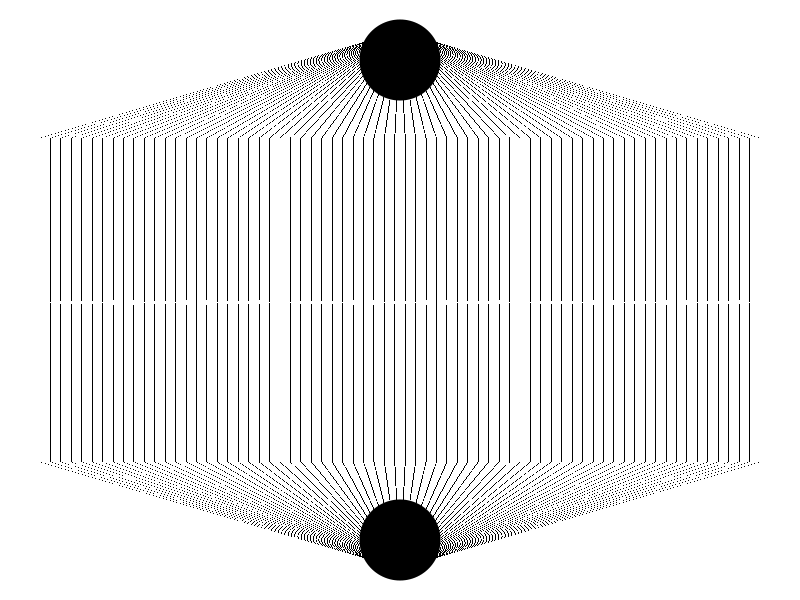

Reproduce this figure in R.
plotLith<-function(file='lith.pdf',width=1,height=1,buffer=.05,holeDiameter=.1,nLine=70,mainLwd=30,constrictWidth=2,constrictLength=30,constrictRamp=constrictLength*3){
  mi2in<-3.93701e-5
  mainLwdIn<-mainLwd*mi2in
  constrictWidthIn<-constrictWidth*mi2in
  pdf(file,width=width,height=height)
  par(mar=c(0,0,0,0))
  plot(1,1,type='n',xlab='',ylab='',ylim=c(0,height),xlim=c(0,width),bty='n',xaxt='n',yaxt='n',xaxs='i',yaxs='i')
  topHole<-c(width/2,height-buffer-holeDiameter/2)
  bottomHole<-c(width/2,buffer+holeDiameter/2)
  #pointCex<-holeDiameter/(par('cin')[2]*.75)
  #replace with circle
  #points(c(topHole[1],bottomHole[1]),c(topHole[2],bottomHole[2]),pch=21,bg='#000000',cex=pointCex)
  #text(topHole[1],topHole[2],'M',col='#FF000066',cex=1)
  plotrix::draw.circle(topHole[1],topHole[2],radius=holeDiameter/2,col='black')
  plotrix::draw.circle(bottomHole[1],bottomHole[2],radius=holeDiameter/2,col='black')
  linePos<-seq(buffer,width-buffer,length.out=nLine)
  circlePos<-seq(topHole[1]-holeDiameter/2.1,topHole[1]+holeDiameter/2.1,length.out=nLine)
  lineTop<-buffer+(height-buffer*2)*.8
  lineBottom<-buffer+(height-buffer*2)*.2
  lineMid<-(lineTop+lineBottom)/2
  constrictBottom<-lineMid-(constrictLength+constrictRamp*2)*mi2in
  topRampBottom<-lineMid-constrictRamp*mi2in
  bottomRampTop<-lineMid-(constrictLength+constrictRamp)*mi2in
  #segments(linePos,lineMid,linePos,lineTop,lwd=mainLwd*3.93701e-5/96*2,lend='butt')
  #segments(linePos,lineMid,linePos,constrictBottom,lwd=constrictWidth*3.93701e-5/96,lend='butt')
  #segments(linePos,constrictBottom,linePos,lineBottom,lwd=mainLwd*3.93701e-5/96,lend='butt')
  rect(linePos-mainLwdIn/2,lineMid,linePos+mainLwdIn/2,lineTop,col='black',border=NA)
  rect(linePos-mainLwdIn/2,constrictBottom,linePos+mainLwdIn/2,lineBottom,col='black',border=NA)
  #just extend whole way to reduce connection problems
  #rect(linePos-constrictWidthIn/2,topRampBottom,linePos+constrictWidthIn/2,bottomRampTop,col='black',border=NA)
  rect(linePos-constrictWidthIn/2,lineMid,linePos+constrictWidthIn/2,constrictBottom,col='black',border=NA)
  #
  polyDf<-do.call(rbind,lapply(linePos,function(xx)data.frame('x'=c(xx-mainLwdIn/2,xx+mainLwdIn/2,xx+constrictWidthIn/2,xx-constrictWidthIn/2,NA),'y'=c(constrictBottom,constrictBottom,bottomRampTop,bottomRampTop,NA))))
  polygon(polyDf$x,polyDf$y,col='black',border=NA)
  #
  polyDf<-do.call(rbind,lapply(linePos,function(xx)data.frame('x'=c(xx-mainLwdIn/2,xx+mainLwdIn/2,xx+constrictWidthIn/2,xx-constrictWidthIn/2,NA),'y'=c(lineMid,lineMid,topRampBottom,topRampBottom,NA))))
  polygon(polyDf$x,polyDf$y,col='black',border=NA)
  #
  #polyDf<-do.call(rbind,mapply(function(xx,yy)data.frame('x'=c(xx-mainLwdIn/2,xx+mainLwdIn/2,yy+mainLwdIn/2,yy-mainLwdIn/2,NA),'y'=c(lineTop,lineTop,topHole[2],topHole[2],NA)),linePos,circlePos,SIMPLIFY=FALSE))
  polyDf<-do.call(rbind,lapply(linePos,function(xx)data.frame('x'=c(xx-mainLwdIn/2,xx+mainLwdIn/2,topHole[1]+mainLwdIn/2,topHole[1]-mainLwdIn/2,NA),'y'=c(lineTop,lineTop,topHole[2]+holeDiameter/2.1,topHole[2]+holeDiameter/2.1,NA))))
  polygon(polyDf$x,polyDf$y,col='black',border=NA)
  #
  #polyDf<-do.call(rbind,mapply(function(xx,yy)data.frame('x'=c(xx-mainLwdIn/2,xx+mainLwdIn/2,yy+mainLwdIn/2,yy-mainLwdIn/2,NA),'y'=c(lineBottom,lineBottom,bottomHole[2],bottomHole[2],NA)),linePos,circlePos,SIMPLIFY=FALSE))
  polyDf<-do.call(rbind,lapply(linePos,function(xx)data.frame('x'=c(xx-mainLwdIn/2,xx+mainLwdIn/2,bottomHole[1]+mainLwdIn/2,bottomHole[1]-mainLwdIn/2,NA),'y'=c(lineBottom,lineBottom,bottomHole[2]-holeDiameter/2.1,bottomHole[2]-holeDiameter/2.1,NA))))
  polygon(polyDf$x,polyDf$y,col='black',border=NA)
  #segments(bottomHole[1],bottomHole[2]-holeDiameter/2.1,linePos,lineBottom,lwd=mainLwd*3.93701e-5/96)
  #segments(topHole[1],topHole[2]+holeDiameter/2.1,linePos,lineTop,lwd=mainLwd*3.93701e-5/96)
  dev.off()
}
plotLith()
